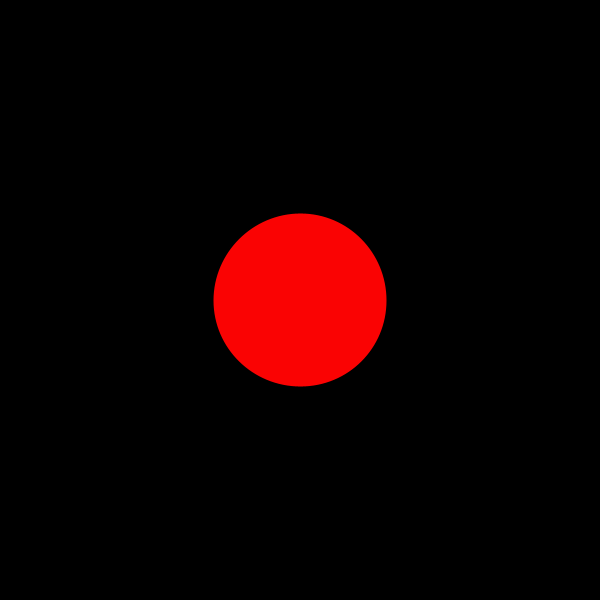
Frame 1 (no input)
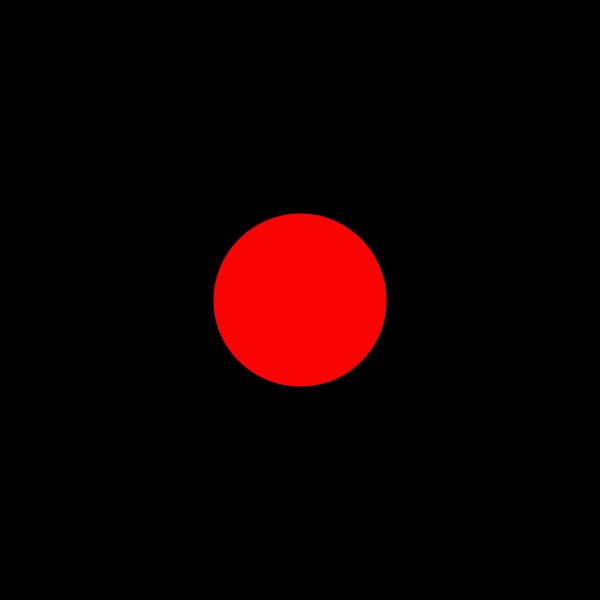
Frame 60 (the mouse pressed at the canvas centre just before this capture)
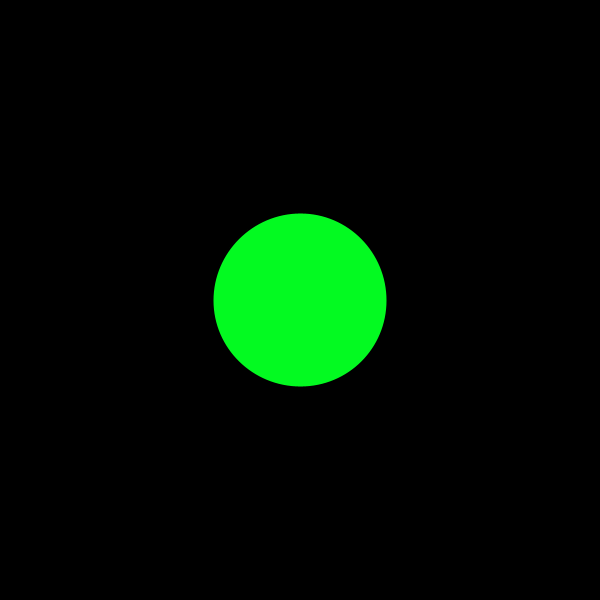
Frame 120 (the mouse held since frame 60 and released just before this capture)

The Processing sketch that drew these frames (run headless with seeded random() and noise(); from frame 60 on, the mouse is pressed at the canvas centre):

// Processing sketch: processing_112493
// ── processing_112493.pde

void setup() {
 size(600, 600);
 background(0);
}

int value =#FA0303;
void draw() {
   strokeWeight(2);
   stroke(0);
   fill(value);
   ellipseMode(CENTER);
   ellipse(300, 300, 175, 175);
  
}
void mousePressed() {
 if(value == 0) {
 value = #FA0303;
 } else {
 value = #03FA21;
 }
}
